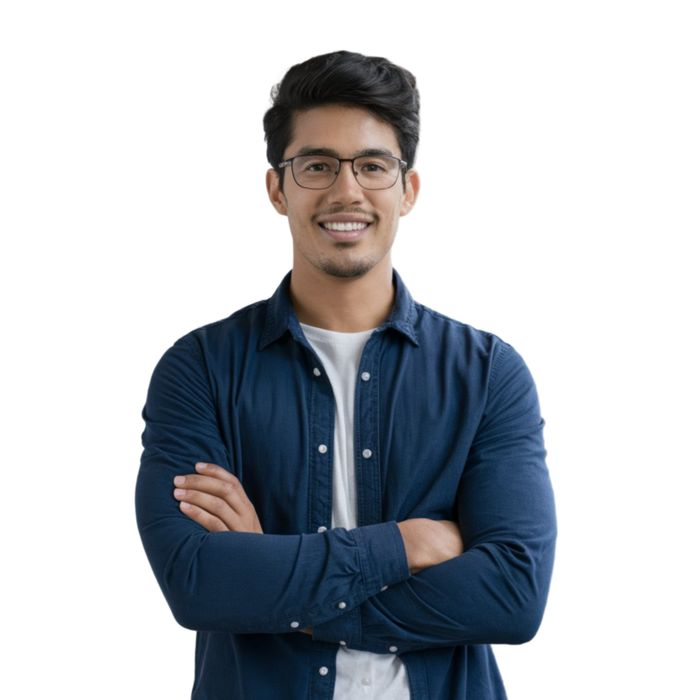
#> input picture img.jpg, 700 x 700 px
$ python 01b_capture_from_image.py
#> lines starting #> are read from the running program, lines starting #| are printed output that depends on the picture; after the words box and inside, x2 and y2 are one past the last pixel; in counts of white or black regions, pixels touching at a corner belong together


import cv2
import os

person_name = "Noufa"
person_id = 1
image_path = "img.jpg"
dataset_dir = "dataset"
os.makedirs(dataset_dir, exist_ok=True)

face_cascade = cv2.CascadeClassifier("haarcascade_frontalface_default.xml")

img = cv2.imread(image_path)
#> img is the input picture: shape (700, 700, 3); mean B, G, R 191.2, 186.1, 182.5
if img is None:
    print(f"[ERROR] Could not read '{image_path}'. Check the filename/path.")
    exit()

gray = cv2.cvtColor(img, cv2.COLOR_BGR2GRAY)
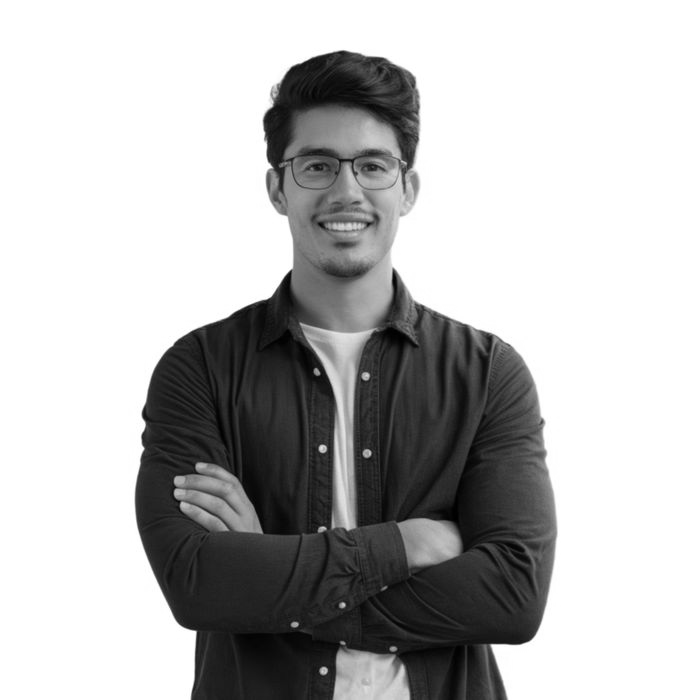
#> gray: shape (700, 700); min 0, max 255, mean 185.6
faces = face_cascade.detectMultiScale(gray, 1.3, 5)
#> faces = [[274, 110, 145, 145]]

if len(faces) == 0:
    print("[WARNING] No face detected in this image. Try a clearer photo.")
else:
    count = 0
    for (x, y, w, h) in faces:
        count += 1
        face_img = gray[y:y + h, x:x + w]
        filename = f"{dataset_dir}/user.{person_id}.{count}.jpg"
        cv2.imwrite(filename, face_img)
        cv2.rectangle(img, (x, y), (x + w, y + h), (0, 255, 0), 2)
#> this loop made 1 pass
#> (x, y, w, h, count, filename) on pass 1: (274, 110, 145, 145, 1, 'dataset/user.1.1.jpg')
#> pass 1, `face_img = gray[y:y + h, x:x + w]`:
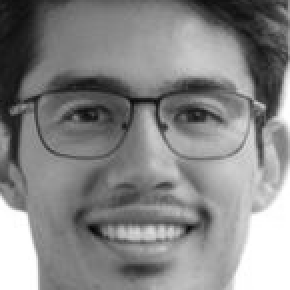
#> face_img: shape (145, 145) (shown 2 times larger); min 4, max 255, mean 133.9
#> after the loop:
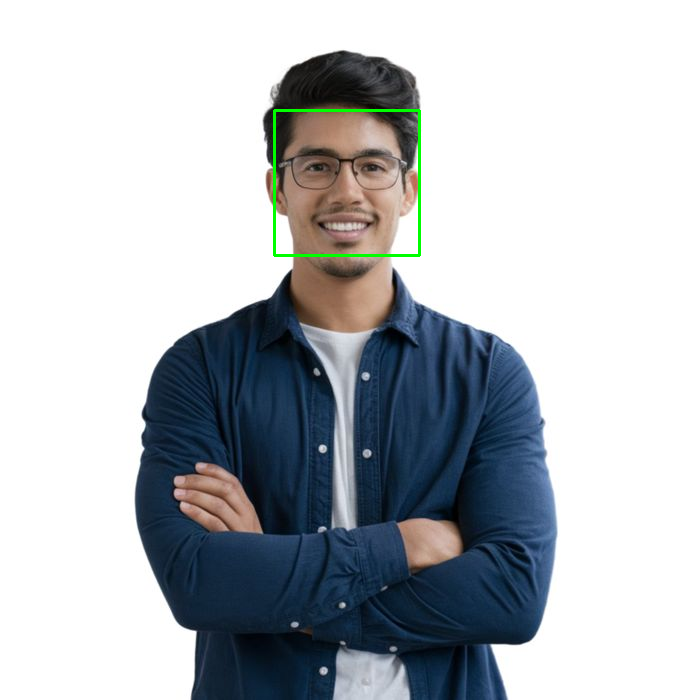
#> img: shape (700, 700, 3); 0.35% of pixels changed, all inside (x1, y1, x2, y2) = (273, 109, 421, 257)
#> after the loop, count = 1

    # Save a copy of the image with the detected face boxed, so you can check it
    cv2.imwrite("detected_preview.jpg", img)
    print(f"[INFO] {count} face(s) saved to '{dataset_dir}/'.")
#| [INFO] 1 face(s) saved to 'dataset/'.
    print("[INFO] Check 'detected_preview.jpg' to see the detected face box.")

print("[NOTE] For a real training set, repeat with several different photos")
print("       of the same person (different angles/lighting) for better accuracy.")
